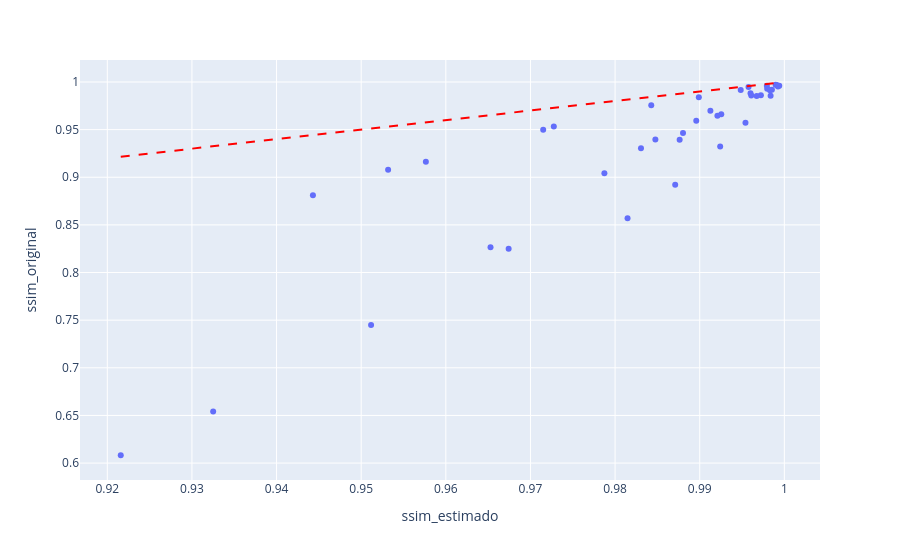

Source (notebook cell):
### Code cell
fig = px.scatter(df_merged, x = 'ssim_estimado', y = 'ssim_original', hover_name = df_merged.index)
lo = df_merged['ssim_estimado'].min()
hi = max(df_merged['ssim_estimado'].max(), df_merged['ssim_original'].max())

fig.add_shape(type='line', x0=lo, y0=lo, x1=hi, y1=hi, line=dict(color='red', dash='dash'))
fig.show()

### Figure 1 — Plotly figure (JSON) as saved in the notebook; plotly's stock layout.template omitted (floating-point values rounded to 4 significant figures)
{"data": [{"hovertemplate": "<b>%{hovertext}</b><br><br>ssim_estimado=%{x}<br>ssim_original=%{y}<extra></extra>", "hovertext": ["Bikes_015", "Bikes_03", "Bikes_12", "Bikes_3", "Bikes_96", "Danger_de_Mort_015", "Danger_de_Mort_03", "Danger_de_Mort_12", "Danger_de_Mort_3", "Danger_de_Mort_96", "Fountain_Vincent2_015", "Fountain_Vincent2_03", "Fountain_Vincent2_12", "Fountain_Vincent2_3", "Fountain_Vincent2_96", "greek_005", "greek_0075", "greek_015", "greek_03", "greek_12", "set2_005", "set2_0075", "set2_015", "set2_03", "set2_12", "sideboard_015", "sideboard_03", "sideboard_12", "sideboard_3", "sideboard_96", "Stone_Pillars_Outside_015", "Stone_Pillars_Outside_03", "Stone_Pillars_Outside_12", "Stone_Pillars_Outside_3", "Stone_Pillars_Outside_96", "tarot_005", "tarot_0075", "tarot_015", "tarot_03", "tarot_12", "poznanlab1_TAU_005", "poznanlab1_TAU_0075", "poznanlab1_TAU_015", "poznanlab1_TAU_03", "poznanlab1_TAU_12"], "legendgroup": "", "marker": {"color": "#636efa", "symbol": "circle"}, "mode": "markers", "name": "", "orientation": "v", "showlegend": false, "type": "scatter", "x": [0.9831, 0.9896, 0.9961, 0.998, 0.9991, 0.9532, 0.9715, 0.9899, 0.9948, 0.9979, 0.988, 0.9925, 0.9972, 0.9985, 0.9994, 0.9815, 0.9871, 0.9924, 0.9954, 0.9984, 0.9216, 0.9325, 0.9512, 0.9653, 0.9848, 0.9674, 0.9787, 0.9913, 0.996, 0.999, 0.9876, 0.9921, 0.9967, 0.9983, 0.9992, 0.9443, 0.9576, 0.9728, 0.9843, 0.9958, NaN, NaN, NaN, NaN, NaN], "xaxis": "x", "y": [0.9304, 0.9594, 0.9859, 0.9929, 0.9968, 0.9079, 0.9497, 0.984, 0.9915, 0.9959, 0.9464, 0.9661, 0.9861, 0.9918, 0.9959, 0.8569, 0.892, 0.9322, 0.9572, 0.9856, 0.6082, 0.6543, 0.7448, 0.8265, 0.9397, 0.8249, 0.9042, 0.9697, 0.9883, 0.9971, 0.9393, 0.9644, 0.9854, 0.9913, 0.9952, 0.8811, 0.9163, 0.9533, 0.9754, 0.9947, 0.9048, 0.9246, 0.9528, 0.9723, 0.992], "yaxis": "y"}], "layout": {"legend": {"tracegroupgap": 0}, "margin": {"t": 60}, "shapes": [{"line": {"color": "red", "dash": "dash"}, "type": "line", "x0": 0.9216, "x1": 0.9994, "y0": 0.9216, "y1": 0.9994}], "xaxis": {"anchor": "y", "domain": [0, 1], "title": {"text": "ssim_estimado"}}, "yaxis": {"anchor": "x", "domain": [0, 1], "title": {"text": "ssim_original"}}}}
